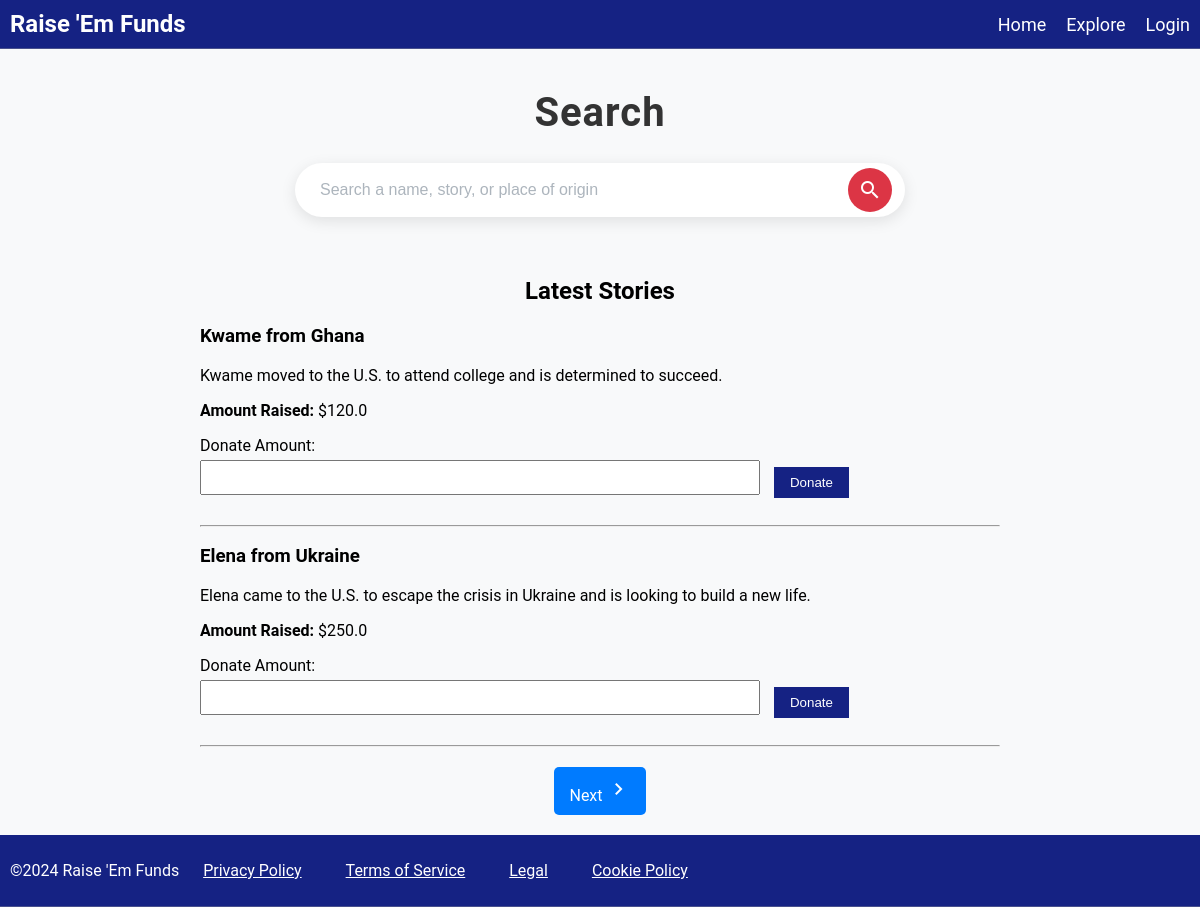
Before: /explore with the older database file.
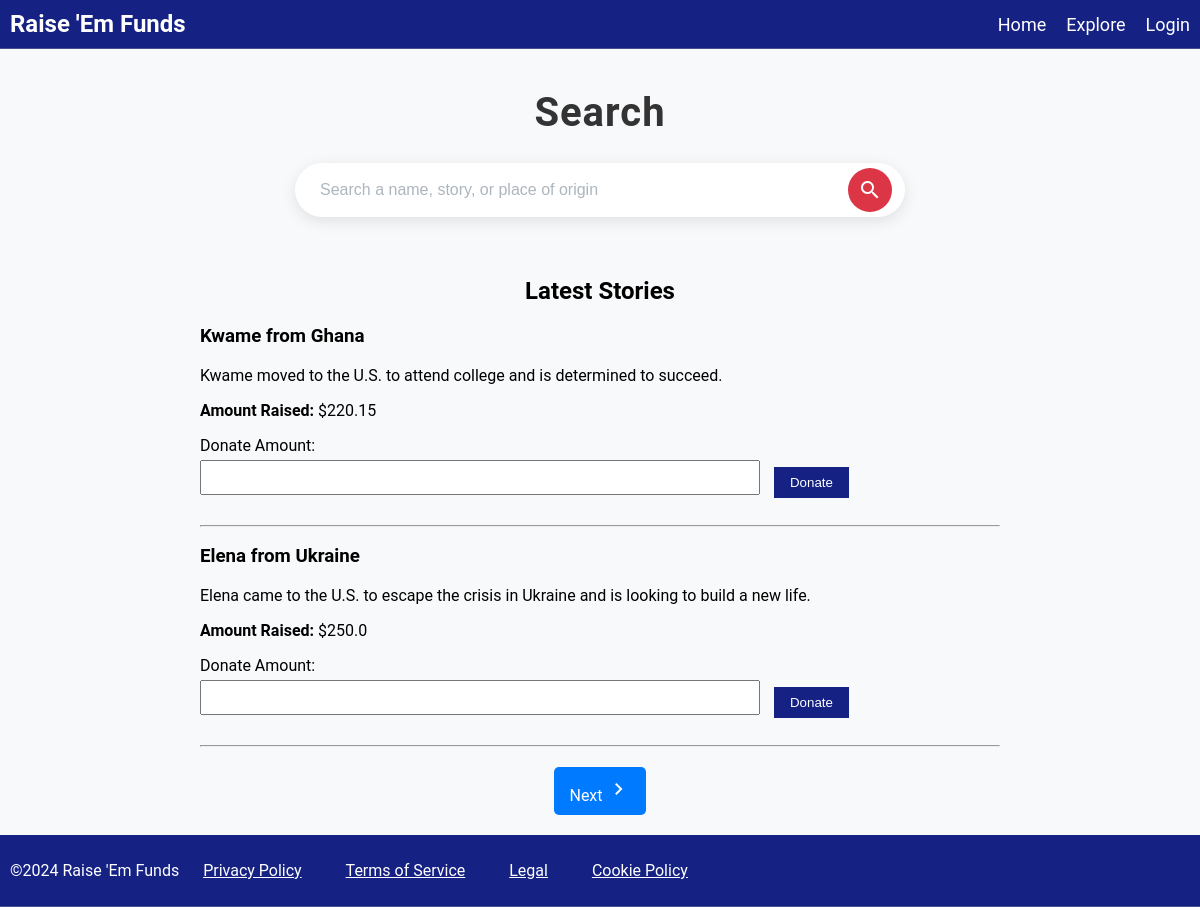
After: the same page with the newer database file.
### tables this page shows
CREATE TABLE posts(
  id INTEGER PRIMARY KEY AUTOINCREMENT,
  name TEXT NOT NULL,
  place_of_origin TEXT NOT NULL,
  story TEXT NOT NULL,
  amount_raised REAL NOT NULL
);

### main.py (the view)
@app.route('/explore', methods=["GET"])
def explore():
    data = request.args.get("query","")
    pg = int(request.args.get("page", 1))
    sppg = 2
    if data:
        results, total_results = search_post(data, pg, sppg)
    else:
        results, total_results = get_latest_posts(pg, sppg)
    total_pages = (total_results + sppg - 1) // sppg
    return render_template('explore.html', query=data, results=results, pg=pg, total_pages=total_pages)

### main.py (called while the page is built)
def get_latest_posts(page, per_page):
    offset = (page - 1) * per_page
    conn = s3.connect("main.db")
    cursor = conn.cursor()
    cursor.execute('''
    SELECT id, name, place_of_origin, story, amount_raised FROM posts
    ORDER BY id DESC
    LIMIT ? OFFSET ?
    ''', (per_page, offset))
    results = cursor.fetchall()
    cursor.execute('''
    SELECT COUNT(*) FROM posts
    ''')
    total_results = cursor.fetchone()[0]
    conn.close()
    return results, total_results

### templates/explore.html (shortened to what this page needs)
{% extends 'base.html' %}
{% block content %}
<link rel="stylesheet" type="text/css" href="{{ url_for('static', filename='css/search.css') }}">
<h1 class="page-title">Search</h1>
<form action="/explore" method="GET" class="search-form">
    <div class="search-container">
        <input type="text" id="searchQuery" name="query" placeholder="Search a name, story, or place of origin" required>
        <button type="submit" class="search-button">
            <span class="material-icons">search</span>
        </button>
    </div>
</form>
<div id="filling" class="filling">
    {% if query %}
        <h2 class="search-head">Results for "{{ query }}":</h2>
    {% else %}
        <h2 class="search-head">Latest Stories</h2>
    {% endif %}
    {% if results %}
        <ul class="story_list">
            {% for result in results %}
            <li class="story-item">
                <h3>{{ result[1] }} from {{ result[2] }}</h3>
                <p>{{ result[3] }}</p>
                <p><strong>Amount Raised:</strong> ${{ result[4] }}</p>
                <form action="/donate" method="POST" class="donate-form">
                    <label for="donation_amount_{{ result[0] }}" class="donate-label">Donate Amount:</label>
                    <div class="donate-input-button">
                        <input type="number" id="donation_amount_{{ result[0] }}" name="donation_amount" min="0.01" step="0.01" required>
                        <button type="submit">Donate</button>
                    </div>
                </form>
            </li>
            <hr class="story-divider">
            {% endfor %}
        </ul>
    {% else %}
        <p>No results found.</p>
    {% endif %}
</div>
<div class="pagination">
    {% if pg < total_pages %}
        <a href="/explore?query={{ query }}&page={{ pg + 1 }}" class="pagination-link">
            Next <span class="material-icons">chevron_right</span>
        </a>
    {% endif %}
</div>
{% endblock %}

### templates/base.html (shortened to what this page needs)
<!DOCTYPE html>
<html lang="en">
   <head>
      <link rel="stylesheet" type="text/css" href="{{ url_for('static', filename='css/nav.css') }}">
   </head>
   <body>
      <nav class="navbar">
         <a class="navbar-brand" href="/">Raise 'Em Funds</a>
         <ul class="navbar-menu">
            <li><a href="/">Home</a></li>
            <li><a href="/explore">Explore</a></li>
            <li><a href="/login">Login</a></li>
         </ul>
      </nav>
      <div class="container">
         {% block content %}{% endblock %}
      </div>
      <footer>
         <p>©2024 Raise 'Em Funds <u>Privacy Policy</u> <u>Terms of Service</u> <u>Legal</u> <u>Cookie Policy</u></p>
      </footer>
   </body>
</html>

### static/css/nav.css (style rules this page uses)
.container { min-height: 90%; }
.navbar { background-color: #152283; padding: 10px; display: flex; justify-content: space-between; align-items: center; border-bottom: 1px solid #48508d; }
.navbar-brand { font-size: 24px; font-weight: bold; text-decoration: none; color: #ffffff; }
.navbar-menu { list-style: none; margin: 0; padding: 0; display: flex; }
.navbar-menu li { margin-left: 20px; }
.navbar-menu a { text-decoration: none; color: #ffffff; font-size: 18px; }
footer { bottom:0px; background-color: #152283; padding: 10px; display: flex; justify-content: space-between; align-items: center; border-bottom: 1px solid #48508d; color:#ffffff; }
footer u { margin-left: 20px; margin-right: 20px; }
.filling { margin-top: 60px; }

### static/css/search.css (style rules this page uses)
body, html { margin: 0; padding: 0; height: 100%; font-family: 'Roboto', sans-serif; background-color: #f8f9fa; }
.page-title { text-align: center; font-size: 2.5rem; color: #333; margin-top: 40px; font-weight: 700; letter-spacing: 1px; }
.search-container { display: flex; justify-content: center; align-items: center; background-color: #fff; border-radius: 50px; box-shadow: 0 4px 15px rgba(0, 0, 0, 0.1); padding: 5px; max-width: 600px; margin: 20px auto; }
input[type="text"] { width: 90%; padding: 12px; border: none; border-radius: 50px; font-size: 1rem; color: #6c757d; box-sizing: border-box; transition: box-shadow 0.3s ease; }
input[type="text"]::placeholder { color: #adb5bd; }
.search-button { background-color: #dc3545; border: none; border-radius: 50%; padding: 10px; cursor: pointer; display: flex; align-items: center; justify-content: center; transition: background-color 0.3s ease, transform 0.2s ease; }
.search-button .material-icons { color: white; font-size: 24px; }
.search-head { text-align: center; }
.pagination-link { display: inline-block; padding: 10px 15px; margin: 0 10px; background-color: #007bff; color: white; border-radius: 5px; text-decoration: none; transition: background-color 0.3s ease, transform 0.2s ease; }
.pagination { display: flex; justify-content: center; margin: 20px 0; }
.story_list { list-style: none; padding: 0; margin: 20px auto; max-width: 800px; }
.story-item { margin-bottom: 20px; }
.donate-form { margin-top: 10px; }
.donate-form label { display: block; margin-bottom: 5px; }
.donate-form input[type="number"], .donate-form button { display: inline-block; vertical-align: middle; }
.donate-form input[type="number"] { width: 70%; padding: 8px; margin-bottom: 10px; margin-right: 10px; box-sizing: border-box; }
.donate-form button { background-color: #152283; color: white; padding: 8px 16px; border: none; cursor: pointer; }

Changed rows visible on the page:
changed posts "Kwame": amount_raised "120.0" → "220.15"
